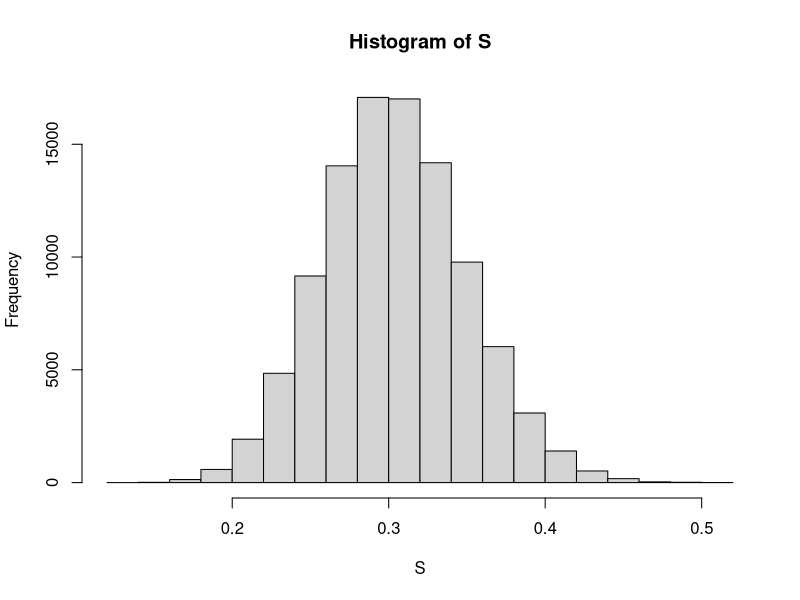
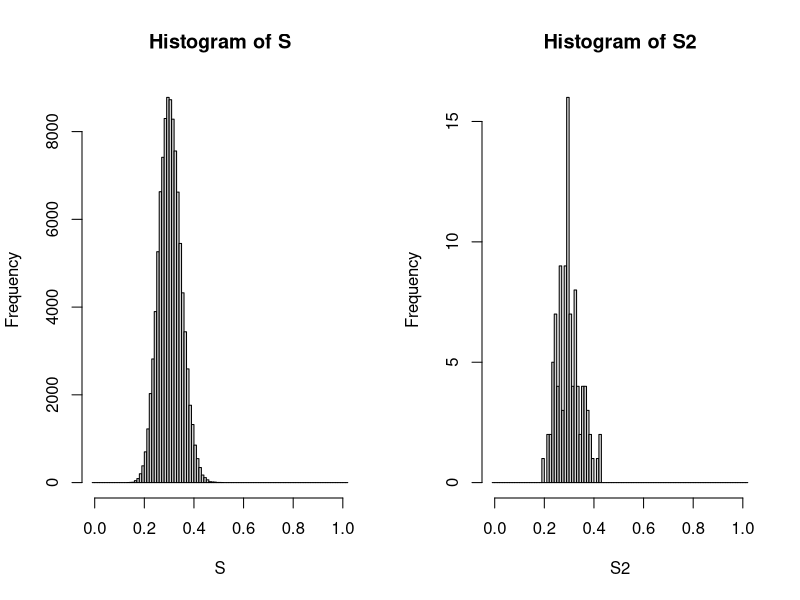

Write R code to recreate these figures, in order.
## ---- chunk 1
S <- rbeta(1000, 31, 71)
## ---- chunk 2
S <- rbeta(100000, 31, 71)
S2 <- rbeta(100, 31, 71)
hist(S)
## ---- chunk 3
# lapply(1:5, function(x) median(rbeta(100000, 31, 71)))

par(mfrow = c(1, 2))
hist(S, breaks = seq(-0.01, 1.02, by = 0.01))
hist(S2, breaks = seq(-0.01, 1.02, by = 0.01))


## ---- chunk 4
mean(S > 0.35)
1 - pbeta(0.35, 31, 71)


